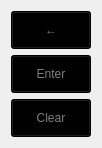
  <widget class="QWidget" name="verticalLayoutWidget_2">
   <property name="geometry">
    <rect>
     <x>1000</x>
     <y>690</y>
     <width>52</width>
     <height>104</height>
    </rect>
   </property>
   <layout class="QVBoxLayout" name="Do_rotation">
    <item>
     <widget class="QPushButton" name="backspace">
      <property name="styleSheet">
       <string notr="true">QPushButton{
  background-color: black;
  color: gray;
  width: 50px;
  height: 30px;
}

QPushButton:hover {
  background-color: silver;
}

QPushButton:pressed {
  background-color: white;
}</string>
      </property>
      <property name="text">
       <string>←</string>
      </property>
      <property name="checkable">
       <bool>false</bool>
      </property>
     </widget>
    </item>
    <item>
     <widget class="QPushButton" name="enter">
      <property name="styleSheet">
       <string notr="true">QPushButton{
  background-color: black;
  color: gray;
  width: 50px;
  height: 30px;
}

QPushButton:hover {
  background-color: silver;
}

QPushButton:pressed {
  background-color: white;
}</string>
      </property>
      <property name="text">
       <string>Enter</string>
      </property>
     </widget>
    </item>
    <item>
     <widget class="QPushButton" name="clear_all">
      <property name="styleSheet">
       <string notr="true">QPushButton{
  background-color: black;
  color: gray;
  width: 50px;
  height: 30px;
}

QPushButton:hover {
  background-color: silver;
}

QPushButton:pressed {
  background-color: white;
}</string>
      </property>
      <property name="text">
       <string>Clear</string>
      </property>
     </widget>
    </item>
   </layout>
  </widget>
